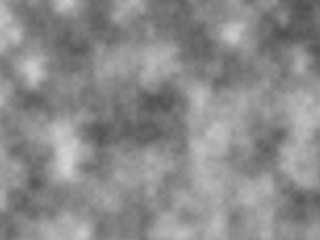
Frame 1 (no input)
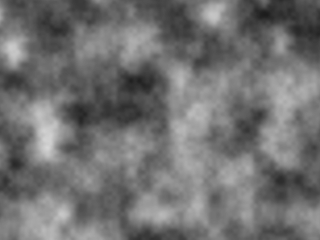
Frame 60 (the mouse pressed at the canvas centre just before this capture)
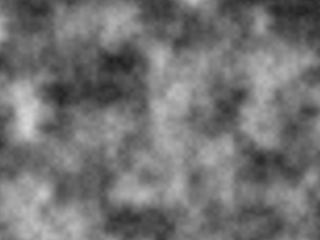
Frame 120 (the mouse held since frame 60 and released just before this capture)

The Processing sketch that drew these frames (run headless with seeded random() and noise(); from frame 60 on, the mouse is pressed at the canvas centre):

// Processing sketch: noise
// ── noise.pde
float p = 0.0;

void setup() {
  size(320, 240);
}

void draw() {
  float noiseScale = 0.03;
  for (int x = 0; x < width; x++) {
    for (int y = 0; y < width; y++) {
      stroke(255 * noise(x * noiseScale + p, y * noiseScale + p));
      point(x,y);
    }
  }
  println(p);
  p = p + 0.01;
}
